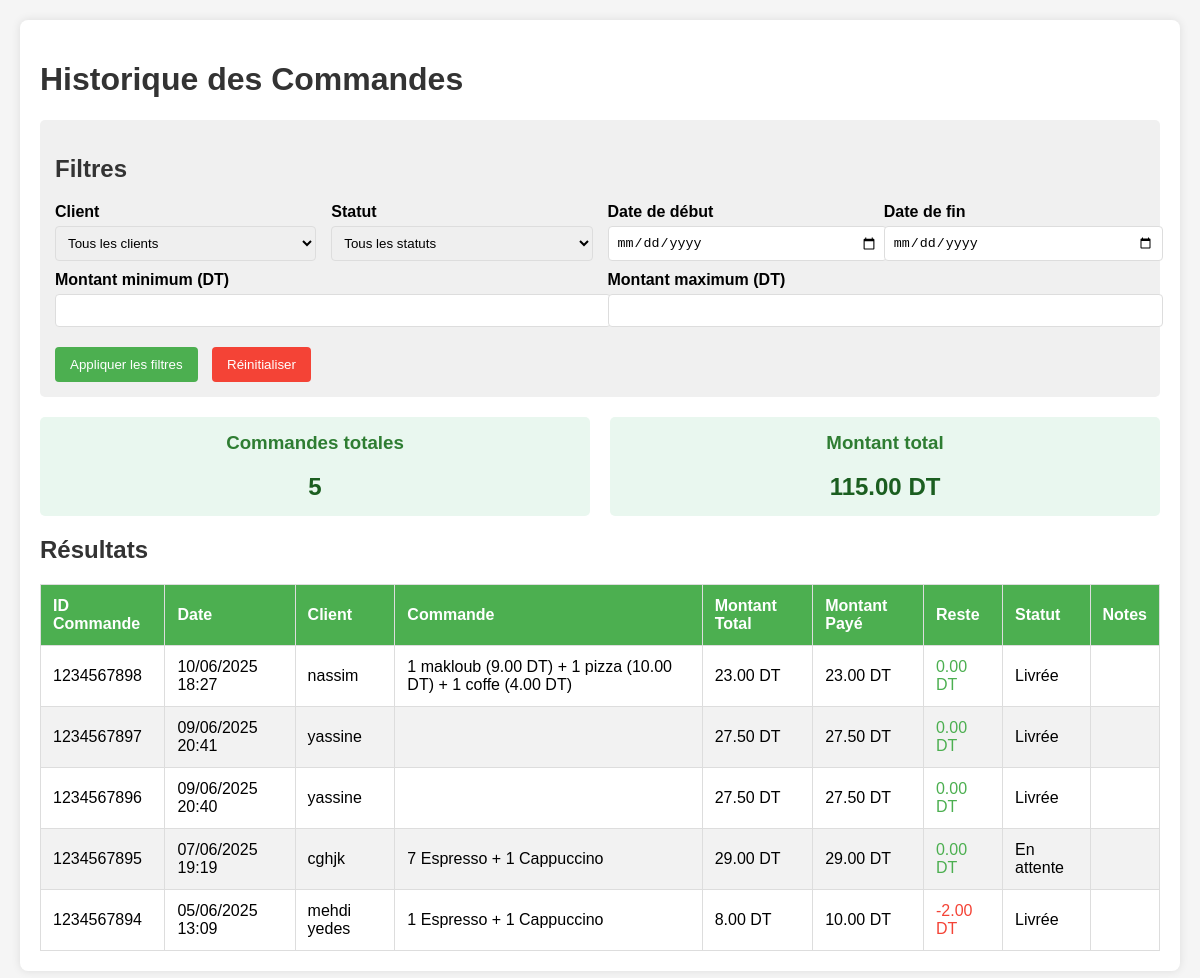
/connexion/statistique.php, run on the app's committed database.
### tables this page shows
CREATE TABLE `historique_commandes` (
  `historique_id` int(11) NOT NULL,
  `commande_id` int(11) NOT NULL,
  `client_id` int(11) NOT NULL,
  `date_commande` datetime NOT NULL,
  `montant_total` decimal(10,2) NOT NULL,
  `montant_paye` decimal(10,2) DEFAULT 0.00,
  `reste` decimal(10,2) GENERATED ALWAYS AS (`montant_paye` - `montant_total`) STORED,
  `statut` enum('en attente','en préparation','assignée','en livraison','livrée','annulée') DEFAULT 'en attente',
  `notes` text DEFAULT NULL,
  `commande` varchar(1000) DEFAULT NULL,
  `date_archivage` datetime DEFAULT current_timestamp()
);

CREATE TABLE `clients` (
  `client_id` int(11) NOT NULL,
  `nom` varchar(50) NOT NULL,
  `telephone` varchar(20) NOT NULL,
  `adresse` text NOT NULL
);

### connexion/statistique.php (the view, shortened to what this page needs)
<?php
$host = '127.0.0.1';
$dbname = 'bellavista';
$username = 'root';
$password = '';
try {
    $pdo = new PDO("mysql:host=$host;dbname=$dbname;charset=utf8mb4", $username, $password);
    $pdo->setAttribute(PDO::ATTR_ERRMODE, PDO::ERRMODE_EXCEPTION);
} catch (PDOException $e) {
    die("Could not connect to the database: " . $e->getMessage());
}
$date_from = isset($_GET['date_from']) && $_GET['date_from'] !== '' ? $_GET['date_from'] : '';
$date_to = isset($_GET['date_to']) && $_GET['date_to'] !== '' ? $_GET['date_to'] : '';
$min_amount = isset($_GET['min_amount']) && $_GET['min_amount'] !== '' ? (float)$_GET['min_amount'] : null;
$max_amount = isset($_GET['max_amount']) && $_GET['max_amount'] !== '' ? (float)$_GET['max_amount'] : null;
$query = "SELECT h.*, c.nom as client_name
          FROM historique_commandes h
          JOIN clients c ON h.client_id = c.client_id
          WHERE 1=1";
$params = [];
$query .= " ORDER BY h.date_commande DESC";
$stmt = $pdo->prepare($query);
$stmt->execute($params);
$orders = $stmt->fetchAll(PDO::FETCH_ASSOC);
$stats_query = "SELECT
                COUNT(*) as total_orders,
                SUM(montant_total) as total_amount,
                SUM(montant_paye) as total_paid,
                SUM(montant_total - montant_paye) as total_remaining
                FROM historique_commandes h
                WHERE 1=1";
$stats_params = [];
$stats_stmt = $pdo->prepare($stats_query);
$stats_stmt->execute($stats_params);
$stats = $stats_stmt->fetch(PDO::FETCH_ASSOC);
?>
<!DOCTYPE html>
<html lang="fr">
<head>
</head>
<body>
    <div class="container">
        <h1>Historique des Commandes</h1>
        <div class="filter-section">
            <h2>Filtres</h2>
            <form method="get" action="statistique.php">
                <div class="filter-row">
                    <div class="filter-group">
                        <label for="client_id">Client</label>
                        <select id="client_id" name="client_id">
                            <option value="">Tous les clients</option>
                        </select>
                    </div>
                    <div class="filter-group">
                        <label for="status">Statut</label>
                        <select id="status" name="status">
                            <option value="">Tous les statuts</option>
                        </select>
                    </div>
                    <div class="filter-group">
                        <label for="date_from">Date de début</label>
                        <input type="date" id="date_from" name="date_from" value="<?= htmlspecialchars($date_from) ?>">
                    </div>
                    <div class="filter-group">
                        <label for="date_to">Date de fin</label>
                        <input type="date" id="date_to" name="date_to" value="<?= htmlspecialchars($date_to) ?>">
                    </div>
                </div>
                <div class="filter-row">
                    <div class="filter-group">
                        <label for="min_amount">Montant minimum (DT)</label>
                        <input type="number" step="0.01" min="0" id="min_amount" name="min_amount"
                               value="<?= $min_amount !== null ? htmlspecialchars($min_amount) : '' ?>">
                    </div>
                    <div class="filter-group">
                        <label for="max_amount">Montant maximum (DT)</label>
                        <input type="number" step="0.01" min="0" id="max_amount" name="max_amount"
                               value="<?= $max_amount !== null ? htmlspecialchars($max_amount) : '' ?>">
                    </div>
                </div>
                <button type="submit">Appliquer les filtres</button>
                <button type="button" class="reset" onclick="window.location.href='statistique.php'">Réinitialiser</button>
            </form>
        </div>
        <div class="stats">
            <div class="stat-card">
                <h3>Commandes totales</h3>
                <div class="stat-value"><?= $stats['total_orders'] ?? 0 ?></div>
            </div>
            <div class="stat-card">
                <h3>Montant total</h3>
                <div class="stat-value"><?= number_format($stats['total_amount'] ?? 0, 2) ?> DT</div>
            </div>
        </div>
        <h2>Résultats</h2>
        <table>
            <thead>
                <tr>
                    <th>ID Commande</th>
                    <th>Date</th>
                    <th>Client</th>
                    <th>Commande</th>
                    <th>Montant Total</th>
                    <th>Montant Payé</th>
                    <th>Reste</th>
                    <th>Statut</th>
                    <th>Notes</th>
                </tr>
            </thead>
            <tbody>
                <?php foreach ($orders as $order): ?>
                    <tr>
                        <td><?= htmlspecialchars($order['commande_id']) ?></td>
                        <td><?= date('d/m/Y H:i', strtotime($order['date_commande'])) ?></td>
                        <td><?= htmlspecialchars($order['client_name']) ?></td>
                        <td><?= htmlspecialchars($order['commande']) ?></td>
                        <td><?= number_format($order['montant_total'], 2) ?> DT</td>
                        <td><?= number_format($order['montant_paye'], 2) ?> DT</td>
                        <td class="<?= ($order['montant_total'] - $order['montant_paye']) < 0 ? 'negative-amount' : 'positive-amount' ?>">
                            <?= number_format($order['montant_total'] - $order['montant_paye'], 2) ?> DT
                        </td>
                        <td class="status-<?= str_replace(' ', '-', strtolower($order['statut'])) ?>">
                            <?= ucfirst($order['statut']) ?>
                        </td>
                        <td><?= htmlspecialchars($order['notes']) ?></td>
                    </tr>
                <?php endforeach; ?>
            </tbody>
        </table>
    </div>
</body>
</html>

### connexion/statistique.php (style rules this page uses)
body { font-family: Arial, sans-serif; margin: 0; padding: 20px; background-color: #f5f5f5; }
.container { max-width: 1200px; margin: 0 auto; background: white; padding: 20px; border-radius: 8px; box-shadow: 0 0 10px rgba(0,0,0,0.1); }
h1, h2 { color: #333; }
.filter-section { background: #f0f0f0; padding: 15px; border-radius: 5px; margin-bottom: 20px; }
.filter-row { display: flex; flex-wrap: wrap; gap: 15px; margin-bottom: 10px; }
.filter-group { flex: 1; min-width: 200px; }
label { display: block; margin-bottom: 5px; font-weight: bold; }
select, input { width: 100%; padding: 8px; border: 1px solid #ddd; border-radius: 4px; }
button { background-color: #4CAF50; color: white; padding: 10px 15px; border: none; border-radius: 4px; cursor: pointer; margin-top: 10px; margin-right: 10px; }
button.reset { background-color: #f44336; }
.stats { display: flex; flex-wrap: wrap; gap: 20px; margin-bottom: 20px; }
.stat-card { flex: 1; min-width: 200px; background: #e9f7ef; padding: 15px; border-radius: 5px; text-align: center; }
.stat-card h3 { margin-top: 0; color: #2e7d32; }
.stat-value { font-size: 24px; font-weight: bold; color: #1b5e20; }
table { width: 100%; border-collapse: collapse; margin-top: 20px; }
th, td { border: 1px solid #ddd; padding: 12px; text-align: left; }
th { background-color: #4CAF50; color: white; }
tr:nth-child(even) { background-color: #f2f2f2; }
.negative-amount { color: #f44336; }
.positive-amount { color: #4caf50; }

### data on the page
historique_commandes: commande "1234567898", date_commande "10/06/2025 18:27", client.nom "nassim", commande "1 makloub (9.00 DT) + 1 pizza (10.00 DT) + 1 coffe (4.00 DT)", montant_total "23.00", montant_paye "23.00", $order['montant_total'] - $order['montant_paye'] "0.00", statut "Livrée"
historique_commandes: commande "1234567897", date_commande "09/06/2025 20:41", client.nom "yassine", montant_total "27.50", montant_paye "27.50", $order['montant_total'] - $order['montant_paye'] "0.00", statut "Livrée"
historique_commandes: commande "1234567896", date_commande "09/06/2025 20:40", client.nom "yassine", montant_total "27.50", montant_paye "27.50", $order['montant_total'] - $order['montant_paye'] "0.00", statut "Livrée"
historique_commandes: commande "1234567895", date_commande "07/06/2025 19:19", client.nom "cghjk", commande "7 Espresso + 1 Cappuccino", montant_total "29.00", montant_paye "29.00", $order['montant_total'] - $order['montant_paye'] "0.00", statut "En attente"
historique_commandes: commande "1234567894", date_commande "05/06/2025 13:09", client.nom "mehdi yedes", commande "1 Espresso + 1 Cappuccino", montant_total "8.00", montant_paye "10.00", $order['montant_total'] - $order['montant_paye'] "-2.00", statut "Livrée"

### other printed values
$stats['total_orders'] "5"
$stats['total_amount'] "115.00"
